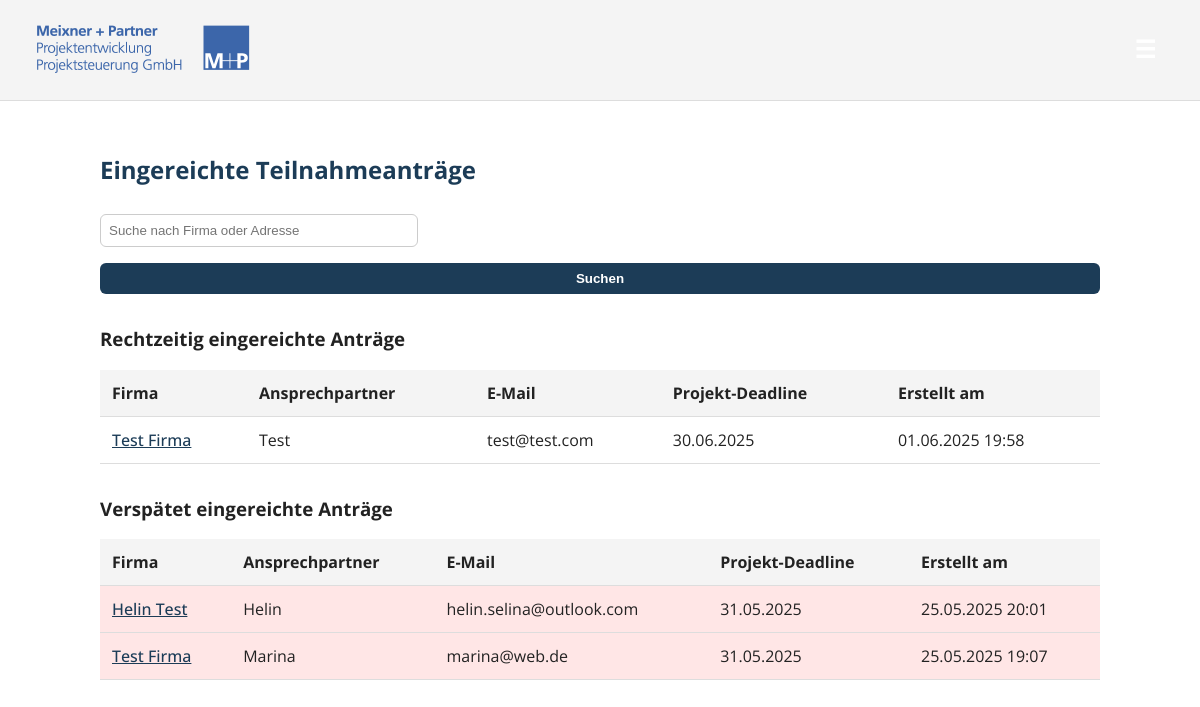
Screenshot of /antraege/ (signed in) with the database file from the repository.
### portal/models.py (models this page shows, shortened)
class Teilnahmeantrag(models.Model):
    user = models.ForeignKey(
        settings.AUTH_USER_MODEL,
        on_delete=models.CASCADE,
        help_text="Der Bieter, der diesen Antrag eingereicht hat"
    )
    projekt = models.ForeignKey(Projekt, on_delete=models.PROTECT, related_name='antraege')
    firmenname = models.CharField(max_length=200)
    adresse = models.CharField(max_length=200)
    ansprechpartner = models.CharField(max_length=100)
    email = models.EmailField()
    wirtschaftliche_verknuepfungen = models.TextField(blank=True)
    insolvenz = models.BooleanField(default=False)
    straftat = models.BooleanField(default=False)
    fehlende_abgaben = models.BooleanField(default=False)
    user = models.ForeignKey(settings.AUTH_USER_MODEL, on_delete=models.CASCADE)
    projekt = models.ForeignKey(
        'Projekt',
        on_delete=models.PROTECT,
        help_text="Für welches Projekt reichen Sie diesen Antrag ein?"
    )
    umsatz_2023 = models.DecimalField(max_digits=12, decimal_places=2)
    umsatz_2022 = models.DecimalField(max_digits=12, decimal_places=2)
    umsatz_2021 = models.DecimalField(max_digits=12, decimal_places=2)
    is_brutto = models.BooleanField(
        default=True,
        help_text="Ankreuzen, wenn der Umsatz Brutto (inkl. Steuer) angegeben ist."
    )
    steuer_satz = models.DecimalField(
        max_digits=5,
        decimal_places=2,
        default=Decimal('19.00'),
        help_text="Steuersatz in Prozent (z. B. 19.00 für 19%)."
    )
    score_anforderung1 = models.IntegerField(
        null=True, blank=True,
        help_text="Punkte (0–10) für Kriterium 1"
    )
    score_anforderung2 = models.IntegerField(
        null=True, blank=True,
        help_text="Punkte (0–10) für Kriterium 2"
    )
    gesamt_score = models.IntegerField(
        null=True, blank=True,
        help_text="Summenpunktzahl (auto-berechnet)"
    )
    berufshaftpflicht_vorhanden = models.BooleanField(default=False)
    berufshaftpflicht_nachweis = models.FileField(
        upload_to='nachweise/',
        blank=True, null=True
    )
    projektleitung = models.CharField(
        max_length=100,
        help_text="Name der Projektleitung"
    )
    team_groesse = models.IntegerField(
        verbose_name="Team-Größe",
        help_text="Anzahl Mitarbeitende im Projektteam"
    )
    zustandigkeit_bauleitung = models.CharField(
        max_length=100,
        blank=True,
        help_text="Verantwortlich für Bauleitung"
    )
    referenz_1 = models.TextField(help_text="Beschreibung eines Referenzprojekts")
    referenz_2 = models.TextField(
        blank=True,
        help_text="Optionales weiteres Referenzprojekt"
    )
    referenz_upload = models.FileField(
        upload_to='referenzen/',
        blank=True, null=True,
        help_text="Nur PDF zulässig"
    )
    from django.db.models import JSONField
    antworten = JSONField(blank=True, default=dict, help_text="...")
    bewertungen_data = JSONField(
        blank=True, default=dict,
        help_text="Speichert die Punkte/Kommentare aus Bewertungen"
    )
    erstellt_am = models.DateTimeField(auto_now_add=True)
    class Meta:
        verbose_name = "Teilnahmeantrag"
        verbose_name_plural = "Teilnahmeanträge"

class Projekt(models.Model):
    name = models.CharField(max_length=200, help_text="Projektname")
    beschreibung = models.TextField(blank=True)
    deadline = models.DateField(help_text="Einsendeschluss für Anträge")
    class Meta:
        verbose_name = "Projekt"
        verbose_name_plural = "Projekte"

### portal/views.py (the view)
# urls.py: path('antraege/', views.antrag_liste, name='antrag_liste'),
@login_required
def antrag_liste(request):
    q = request.GET.get('q', '').strip()
    base_qs = Teilnahmeantrag.objects.select_related('projekt').order_by('-erstellt_am')
    if q:
        base_qs = base_qs.filter(
            Q(firmenname__icontains=q) |
            Q(adresse__icontains=q)
        )
    today = timezone.now().date()
    on_time = base_qs.filter(projekt__deadline__gte=today)
    late = base_qs.filter(projekt__deadline__lt=today)
    return render(request, 'portal/antrag_liste.html', {
        'on_time': on_time,
        'late': late,
        'search_query': q,
    })

### portal/templates/portal/antrag_liste.html (shortened to what this page needs)
{% extends 'portal/base.html' %}
{% block content %}
<h2>Eingereichte Teilnahmeanträge</h2>
<form method="GET" action="{% url 'antrag_liste' %}" style="margin-bottom:1.5rem;">
    <input
        type="text"
        name="q"
        placeholder="Suche nach Firma oder Adresse"
        value="{{ search_query|default:'' }}"
        style="padding:0.5rem; width:300px;"
    />
    <button type="submit" style="padding:0.5rem 1rem;">Suchen</button>
</form>
<h3>Rechtzeitig eingereichte Anträge</h3>
<table>
    <thead>
        <tr>
            <th>Firma</th>
            <th>Ansprechpartner</th>
            <th>E-Mail</th>
            <th>Projekt-Deadline</th>
            <th>Erstellt am</th>
        </tr>
    </thead>
    <tbody>
        {% for antrag in on_time %}
            <tr>
                <td>
                    <a href="{% url 'antrag_detail' antrag.pk %}">
                        {{ antrag.firmenname }}
                    </a>
                </td>
                <td>{{ antrag.ansprechpartner }}</td>
                <td>{{ antrag.email }}</td>
                <td>{{ antrag.projekt.deadline|date:"d.m.Y" }}</td>
                <td>{{ antrag.erstellt_am|date:"d.m.Y H:i" }}</td>
            </tr>
        {% empty %}
            <tr>
                <td colspan="5" style="text-align:center;">
                    Keine rechtzeitig eingereichten Anträge.
                </td>
            </tr>
        {% endfor %}
    </tbody>
</table>
<h3 style="margin-top:2rem;">Verspätet eingereichte Anträge</h3>
<table>
    <thead>
        <tr>
            <th>Firma</th>
            <th>Ansprechpartner</th>
            <th>E-Mail</th>
            <th>Projekt-Deadline</th>
            <th>Erstellt am</th>
        </tr>
    </thead>
    <tbody>
        {% for antrag in late %}
            <tr style="background-color:#ffe6e6;">
                <td>
                    <a href="{% url 'antrag_detail' antrag.pk %}">
                        {{ antrag.firmenname }}
                    </a>
                </td>
                <td>{{ antrag.ansprechpartner }}</td>
                <td>{{ antrag.email }}</td>
                <td>{{ antrag.projekt.deadline|date:"d.m.Y" }}</td>
                <td>{{ antrag.erstellt_am|date:"d.m.Y H:i" }}</td>
            </tr>
        {% empty %}
            <tr>
                <td colspan="5" style="text-align:center;">
                    Keine verspäteten Anträge.
                </td>
            </tr>
        {% endfor %}
    </tbody>
</table>
{% endblock %}

### portal/templates/portal/base.html (style rules this page uses)
:root { --primary: #1c3c57; }
body { font-family: 'Open Sans', sans-serif; background-color: #ffffff; color: #222; margin: 0; }
h2 { color: var(--primary); }
input, select, button { width: 100%; padding: 0.75rem; margin: 0.5rem 0; border-radius: 6px; border: 1px solid #ccc; }
button { background-color: var(--primary); color: white; font-weight: bold; cursor: pointer; border: none; }
a { color: var(--primary); font-weight: 500; }
table { width: 100%; table-layout: auto; border-collapse: collapse; margin-top: 1rem; }
th, td { padding: 0.75rem; text-align: left; border-bottom: 1px solid #ddd; }
thead th { background-color: #f4f4f4; }

### rows the page displays
Teilnahmeantrag: firmenname "Test Firma", ansprechpartner "Test", email "test@test.com", projekt.deadline "30.06.2025", erstellt_am "01.06.2025 19:58"
Teilnahmeantrag: firmenname "Helin Test", ansprechpartner "Helin", email "helin.selina@outlook.com", projekt.deadline "31.05.2025", erstellt_am "25.05.2025 20:01"
Teilnahmeantrag: firmenname "Test Firma", ansprechpartner "Marina", email "marina@web.de", projekt.deadline "31.05.2025", erstellt_am "25.05.2025 19:07"
